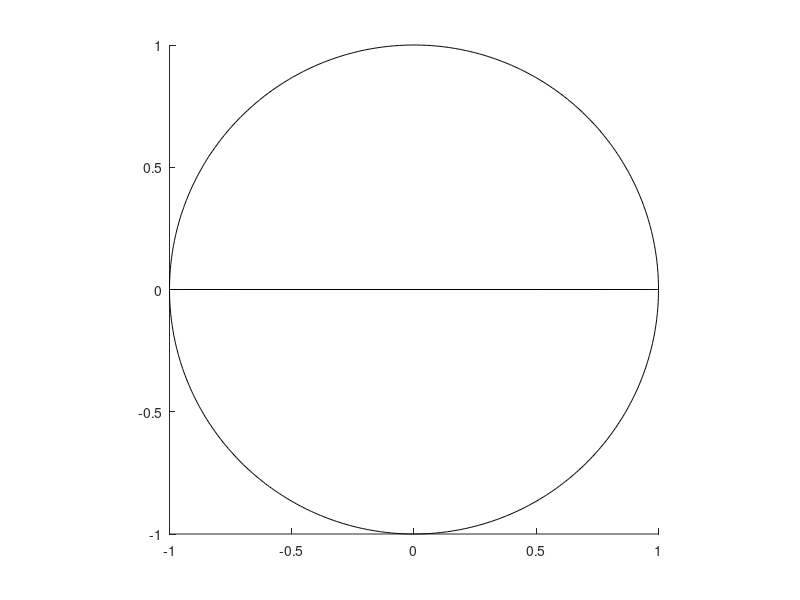

Write the MATLAB code that produced this figure. (Note: this script raises an error after producing the figure.)
####~~~~~~~~~~~~~~~~~~~~~~~~~~~~~~~~~~~~~~~~~~~~~~~~~~~~~~~~~~
####
#### Create circles for a smith chart
#### Call at the start of a script
#### Then add stuff to it
#### hold is not turned off and should be later
####
#### R -> Real_Axis=R/(1+R); -- Imaginary_Axis=0.0; -- Radius=1/(1+R)
#### X -> Real_Axis=1.0; ------ Imaginary_Axis=1/X; -- Radius=1/X
####
#### Usage:
####	scCreate
####	scCreate(option,value)
####
#### Options:
####	scCreate("plot_Y_chart","true")
####
#### Changes: 
####	Accept variable input arguments
####	Added option "plot_Y_chart" -> "true" or "false"
####
#### curtis
#### scCreate.m
#### Last modified: 4/25/11
####~~~~~~~~~~~~~~~~~~~~~~~~~~~~~~~~~~~~~~~~~~~~~~~~~~~~~~~~~~
function scCreate(varargin)

#---------------------------------------------------------
# Chart Properties
#
circles = [0.2, 0.4, 0.6, 0.8, 1, 2, 4, 6, 8, 10];	# circle values (r,g)
arcs =    [0.2, 0.4, 0.6, 0.8, 1, 2, 4, 6, 8, 10];	# arc values (x,s)

Z_color = "k"; 						# Z chart color
Y_color = "g";						# Y chart color

plot_Z_chart = 1;					# 1 is true
plot_Y_chart = 0;					# 0 is false

add_Z_labels = 1;					# add label values to chart
add_Y_labels = 1;					#

#---------------------------------------------------------
# Modify Properties if input arguments exist
#
if(nargin)
	printf("%i input arguments were passed\n",nargin)
	for narg = [1:2:nargin]					# every other argument should be an option

	switch (varargin{narg})
	case "plot_Y_chart"
	plot_Y_chart = varargin{narg+1}
	case 'figure'
	fignum = varargin{narg+1}
	otherwise
	printf("input arguments did not match valid options\n")
	endswitch

	endfor
endif


#---------------------------------------------------------
# vectors required to produce circles and lines
#
t = [0:0.01:2*pi];
x = cos(t);
y = sin(t);
line = t.*0;
	
#---------------------------------------------------------
# Prepare Chart
#
if (exist('fignum') == 1)
  figure(fignum);
else
  figure(1)
end
hold on;						# hold on
plot(x,line,"k");					# vertical line
#plot(line,y,"k");					# horizontal line
plot(x,y,"k");						# gamma=1 circle
axis([-1,1,-1,1],"square")
replot


#---------------------------------------------------------
# Create Z Smith Chart
#
if(plot_Z_chart)

	for R = circles 					# add circles
	re_axis = R/(1+R);					#
	im_axis = 0;						#
	radius = 1/(1+R);					#
	plot(((x*radius)+re_axis),((y*radius)+im_axis),Z_color)	#

	text(re_axis-radius,im_axis-0.02,num2str(R))
	endfor

	for X = arcs						# add upper arcs
	re_axis = 1;						#
	im_axis = 1/X;						#
	radius = 1/X;						#
	plot(((x*radius)+re_axis),((y*radius)+im_axis),Z_color)	# 

	X = -X;							# add lower arcs
	re_axis = 1;						#
	im_axis = 1/X;						#
	radius = 1/X;						#
	plot(((x*radius)+re_axis),((y*radius)+im_axis),Z_color) # 
	endfor

	if(add_Z_labels)					# label chart
	addLabels(circles,arcs)					#
	endif							#
	
endif



#---------------------------------------------------------
# Create Y Smith Chart
#
if(plot_Y_chart)

	for R = circles 					# add circles
	re_axis = -R/(1+R);					# negative for Y
	im_axis = 0;						#
	radius = 1/(1+R);					# 
	plot(((x*radius)+re_axis),((y*radius)+im_axis),Y_color)	# 
	endfor

	for X = arcs						# add upper arcs
	re_axis = -1;						# negative for Y
	im_axis = 1/X;						#
	radius = 1/X;						#
	plot(((x*radius)+re_axis),((y*radius)+im_axis),Y_color)	# 

	X = -X;							# add lower arcs
	re_axis = -1;						# negative for Y
	im_axis = 1/X;						#
	radius = 1/X;						#
	plot(((x*radius)+re_axis),((y*radius)+im_axis),Y_color) # 
	endfor

endif



######## Old method
#
#plot(((x*(1/1.2))+(0.2/1.2)),((y*(1/1.2))+(0.0)),"k")	# R=0.2  circle
#plot(((x*(1/1.5))+(0.5/1.5)),((y*(1/1.5))+(0.0)),"k") 	# R=0.5  circle
#plot(((x*(1/2))+(1/2)),((y*(1/2))+(0.0)),"k") 		# R=1  circle
#plot(((x*(1/3))+(2/3)),((y*(1/3))+(0.0)),"k") 		# R=2  circle
#plot(((x*(1/4))+(3/4)),((y*(1/4))+(0.0)),"k") 		# R=3  circle
#plot(((x*(1/0.2))+(1.0)),((y*(1/0.2))+(1/0.2)),"k") 	# X=0.2  circle
#plot(((x*(1/0.5))+(1.0)),((y*(1/0.5))+(1/0.5)),"k") 	# X=0.5  circle
#plot(((x*(1/1))+(1.0)),((y*(1/1))+(1/1)),"k") 		# X=1  circle
#plot(((x*(1/2))+(1.0)),((y*(1/2))+(1/2)),"k") 		# X=2  circle
#plot(((x*(1/-0.2))+(1.0)),((y*(1/-0.2))+(1/-0.2)),"k") # X=-0.2  circle
#plot(((x*(1/-0.5))+(1.0)),((y*(1/-0.5))+(1/-0.5)),"k") # X=-0.5  circle
#plot(((x*(1/-1))+(1.0)),((y*(1/-1))+(1/-1)),"k")	# X=-1 circle
#plot(((x*(1/-2))+(1.0)),((y*(1/-2))+(1/-2)),"k")	# X=-2  circle
endfunction


function addLabels(circles,arcs)

for R = circles 						# for each circle value
re_axis = R/(1+R);						#
im_axis = 0;							#
radius = 1/(1+R);						#
text(re_axis-radius,im_axis-0.02,num2str(R))			# add circle label
endfor								#

for X = arcs							# for each arc value
label_loc = ((X*i)-1)/((X*i)+1);				# convert to refl coef
text(real(label_loc)+0.01,imag(label_loc),num2str(X))		# add upper arc label
text(real(label_loc)+0.01,(-1)*imag(label_loc),num2str(X))	# add arc label
endfor								#

endfunction


